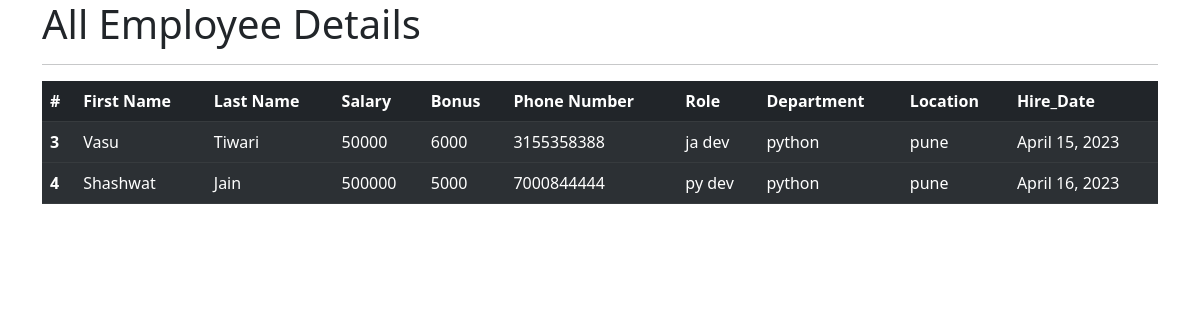
The app's page /all_emp with its own data.
### emp_app/models.py (models this page shows, shortened)
class Employee(models.Model):
    first_name = models.CharField(max_length=100)
    last_name = models.CharField(max_length=100)
    dept = models.ForeignKey(Department, on_delete=models.CASCADE)
    salary = models.IntegerField(default=0)
    bonus = models.IntegerField(default=0)
    role = models.ForeignKey(Role, on_delete=models.CASCADE)
    phone = models.IntegerField(default=0)
    hire_date = models.DateField()
    def __str__(self):
        return "%s %s %s" %(self.first_name, self.last_name, self.phone)

class Role(models.Model):
    name = models.CharField(max_length=100, null= False)

class Department(models.Model):
    name = models.CharField(max_length=100, null=False)
    location = models.CharField(max_length=100)

### emp_app/views.py (the view)
# urls.py: path('all_emp',views.all_emp, name= "all_emp"),
def all_emp(request):
    emps = Employee.objects.all()
    context = {
        "emps" : emps,
    }
    print(context)
    return render(request,'all_emp.html', context)

### emp_app/templates/all_emp.html (shortened to what this page needs)
<!DOCTYPE html>
<html lang="en">
<head>
    <link href="https://cdn.jsdelivr.net/npm/bootstrap@5.3.0-alpha3/dist/css/bootstrap.min.css" rel="stylesheet">
</head>
  <body>
    <div class="container">
        <h1>All Employee Details</h1>
      <hr>
      <table class="table table-dark table-striped">
  <thead>
    <tr>
      <th scope="col">#</th>
      <th scope="col">First Name</th>
      <th scope="col">Last Name</th>
      <th scope="col">Salary</th>
      <th scope="col">Bonus</th>
      <th scope="col">Phone Number</th>
      <th scope="col">Role</th>
      <th scope="col">Department</th>
      <th scope="col">Location</th>
      <th scope="col">Hire_Date</th>
    </tr>
  </thead>
        {% for emp in emps %}
  <tbody>
    <tr>
      <th scope="row">{{emp.id}}</th>
      <td>{{emp.first_name}}</td>
      <td>{{emp.last_name}}</td>
      <td>{{emp.salary}}</td>
      <td>{{emp.bonus}}</td>
      <td>{{emp.phone}}</td>
      <td>{{emp.role.name}}</td>
      <td>{{emp.dept.name}}</td>
      <td>{{emp.dept.location}}</td>
      <td>{{emp.hire_date}}</td>
    </tr>
  </tbody>
        {% endfor %}
</table>
    </div>
  </body>
</html>

### records on screen
Employee: id "3", first_name "Vasu", last_name "Tiwari", salary "50000", bonus "6000", phone "3155358388", role.name "ja dev", dept.name "python", dept.location "pune", hire_date "April 15, 2023"
Employee: id "4", first_name "Shashwat", last_name "Jain", salary "500000", bonus "5000", phone "7000844444", role.name "py dev", dept.name "python", dept.location "pune", hire_date "April 16, 2023"
